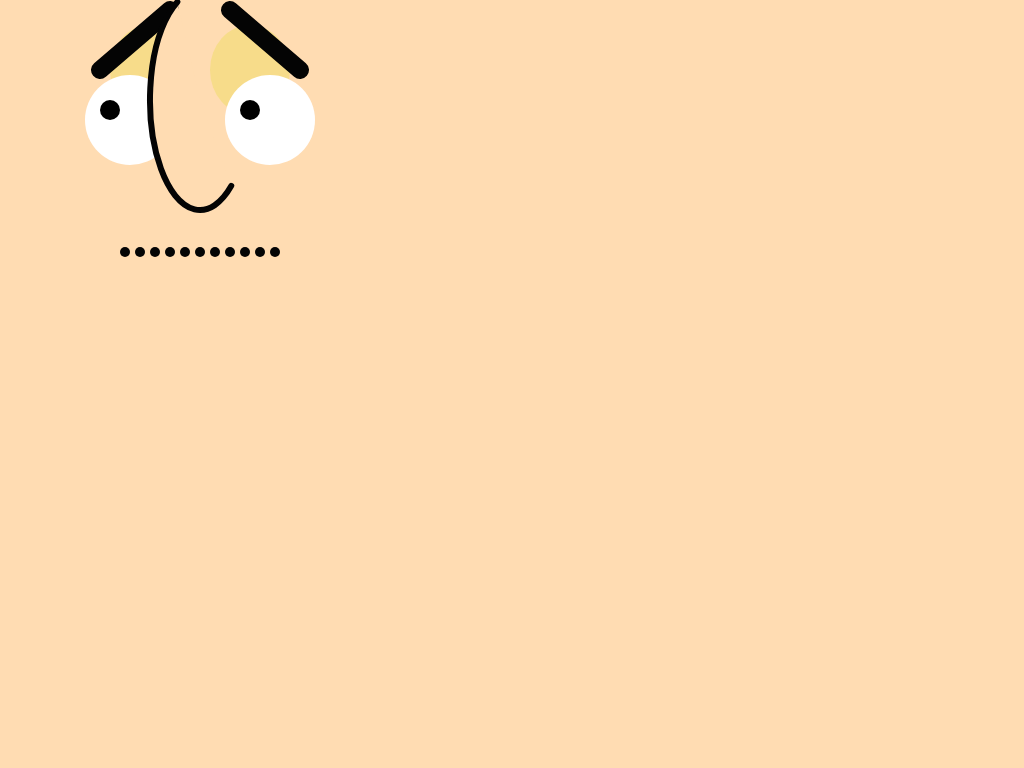
Frame 1 (no input)
Frame 60 (no input): identical to frame 1, image omitted
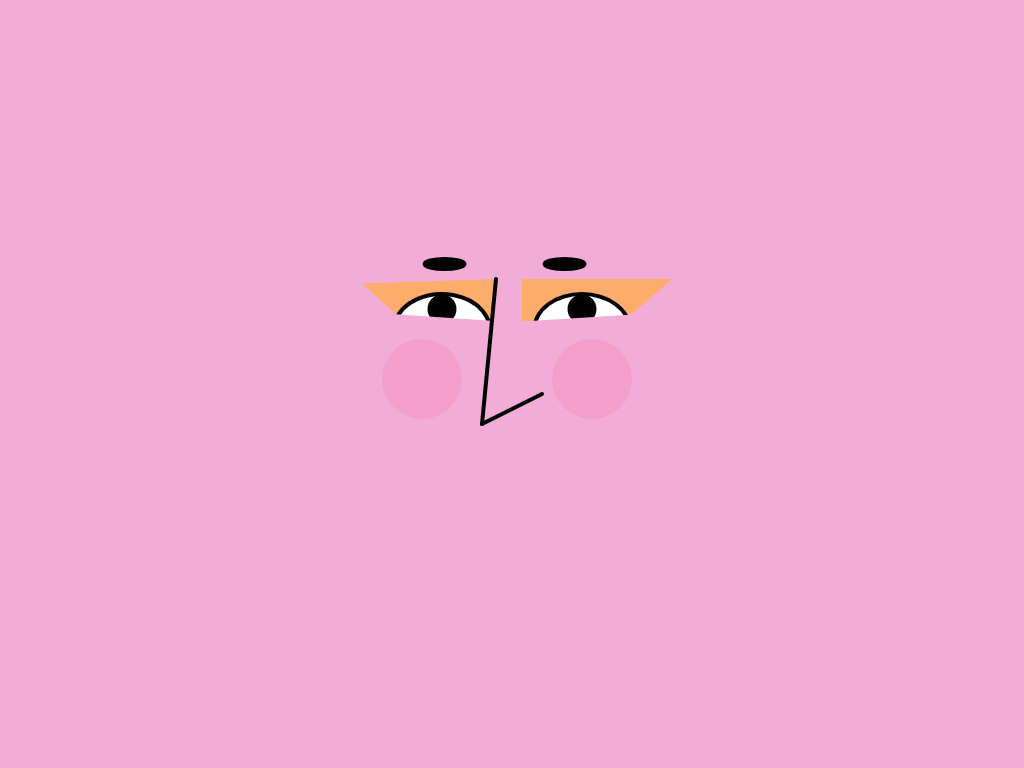
Frame 120 (the mouse pressed at the canvas centre since frame 60)

The p5.js sketch that drew these frames (run headless with seeded random() and noise() and a simulated clock; from frame 60 on, the mouse is pressed at the canvas centre):

// p5.js sketch
// ── sketch.js
var m =0 ;
var gender = false ; 
 function setup() {
 createCanvas(1024,768);
}

function draw() {

var MoveY = map(mouseY,0,768,200,568);
var MoveX = map(mouseX,0,1024,200,824);
  
translate(MoveX-300,MoveY-300);

 var S = dist(mouseX,mouseY,pmouseX,pmouseY);
 if(S>= 125){
   m+=10;
 }

function man(){

  // Y co-ords
  var mapInnerY = map(mouseY, 0, 768, 110, 240);
  var mapOuterY = map(mouseY, 0, 768, 170, 210);
  var eyeCenterY = map(mouseY, 0,768, 220,270 );
  var eyeH = map(mouseY,0,768,90,50);
  var eyeW = map(mouseY,0,768,90,100);
  var EBsize= map(mouseY, 0,768,20,30);
  var ballY = map(mouseY, 0,768,eyeCenterY-10,eyeCenterY+7);
  var shadeCY = map(mouseY,0,768,eyeCenterY-50,eyeCenterY-10);
  var shadeW = map(mouseY,0,768,eyeW-10,eyeW-35);
  var noseY = map(mouseY, 0,768,200, 312 );
  var noseH = map(mouseY, 0,768,220,145 );
  var deg = map(mouseY, 0,768,257,250 );
  var moochY = map(mouseY, 0,768,352,367);
    //RGb
  var G = map(mouseY,0,768,220,214);
  
//X Co-ords
  var ballX =map(mouseX , 0 , 1024 , 280, 320);
  var shadeCX = map(mouseX,0,1024,250,eyeCenterY-50)
  var CX1 = 230 ;
  var CX2 = 370 ;

  
  background(255,G,178);
  stroke(4);
  
 //mooch;
  strokeWeight(10);
  for(var lx=225 ; lx <= 380; lx += 15){
    line(lx,moochY,lx,moochY+m);
  }
  
  
   strokeWeight(0);
 //below
  fill(247,G,138);
  ellipse(250,shadeCY , shadeW, eyeH);
  ellipse(350, shadeCY, shadeW, eyeH);
  //eyes
  fill(255);
  ellipse(CX1, eyeCenterY, eyeW, eyeH);
  ellipse(CX2, eyeCenterY, eyeW, eyeH);
  //eyeBalls
  fill(0);
  ellipse(ballX-70, ballY, EBsize, EBsize);
  ellipse(ballX+70, ballY, EBsize, EBsize);
  //brows
  strokeWeight(18);
  line(200, mapOuterY, 270, mapInnerY);
  line(330, mapInnerY, 400, mapOuterY);

  //nose
  strokeWeight(6);
  fill(255,G,178);
  arc(300,noseY,100,noseH,radians(70),radians(deg) );
}

function woman(){
  
   // Y co-ords
  var mapInnerY = map(mouseY, 0, 768, 110, 240);
  var mapOuterY = map(mouseY, 0, 768, 170, 210);
 
  
  var eyeW = map(mouseY,0,768,90,100);
  var EBsize= map(mouseY, 0,768,20,30);

  var maskY2 = map(mouseY,0,768,200,275);
  var maskY1 = map(mouseY,0,768,200,260);  
  var eyeH = map(mouseY,0,768,90,50); 
  var eyeCenterY = map(mouseY, 0,768, 220,270 );
  var WballY = map(mouseY, 0,768,eyeCenterY-30,eyeCenterY-10);
  var WpatchY = map(mouseY,0, 768,170,229);
  var noseH = map(mouseY,0,768,160,230);
  var noseB = map(mouseY,0,768, 330,350);
  var opacity = map(mouseY,0,768,0,100);
  var deg = map(mouseY, 0,768,257,250 );
    //RGb
  var R = map(mouseY,0,768,145,200);
  
//X Co-ords
  var WballX =map(mouseX , 0 , 1024, 320, 280);
  var WBrowX =map(mouseX , 0 , 1024, 240, 225);
  var shadeCX = map(mouseX,0,1024,250,eyeCenterY-50)
  var CX1 = 230 ;
  var CX2 = 370 ;
  
  background(241,R,216);
  stroke(4);
   
   //eye patch
  strokeWeight(0);
  fill(252,R,108);
  quad(184,maskY1,150, WpatchY,284, noseH,280, maskY2);
  quad(310,maskY2,310, noseH,460, noseH,420,  maskY1);
  
  //eyes
  strokeWeight(4);
  fill(255);
  arc(230,eyeCenterY,eyeW,eyeH,radians(190),radians(10));
  ellipse(370, eyeCenterY, eyeW, eyeH);
  //eyeBalls
  fill(0);
  ellipse(WballX-70, WballY, EBsize, EBsize);
  ellipse(WballX+70, WballY, EBsize, EBsize);
        //eyemask
      strokeWeight(0);
      fill(241,R,216);
      quad(310,maskY2,340, 450,450, 450,430,  maskY1);
      quad(180,maskY1,170, 450,250, 450,290, maskY2);
    //nose
  strokeWeight(4);
  line(284,noseH, 270,noseB);
  line(270, noseB, 330, mapOuterY+120);  
  
  //Brows
  fill(0);
  ellipse(WBrowX,noseH-15,40,10);
  ellipse(WBrowX+120 ,noseH-15,40,10);
  
  //cheeks
  strokeWeight(0); 
  fill(249,102,136, opacity);
  ellipse(210,eyeCenterY+50,80,80);
  ellipse(380,eyeCenterY+50,80,80);
  
}

  if (gender === true){
  woman();
  } else {
    man();
  }
}

function mousePressed(){
  gender = !gender
} 
